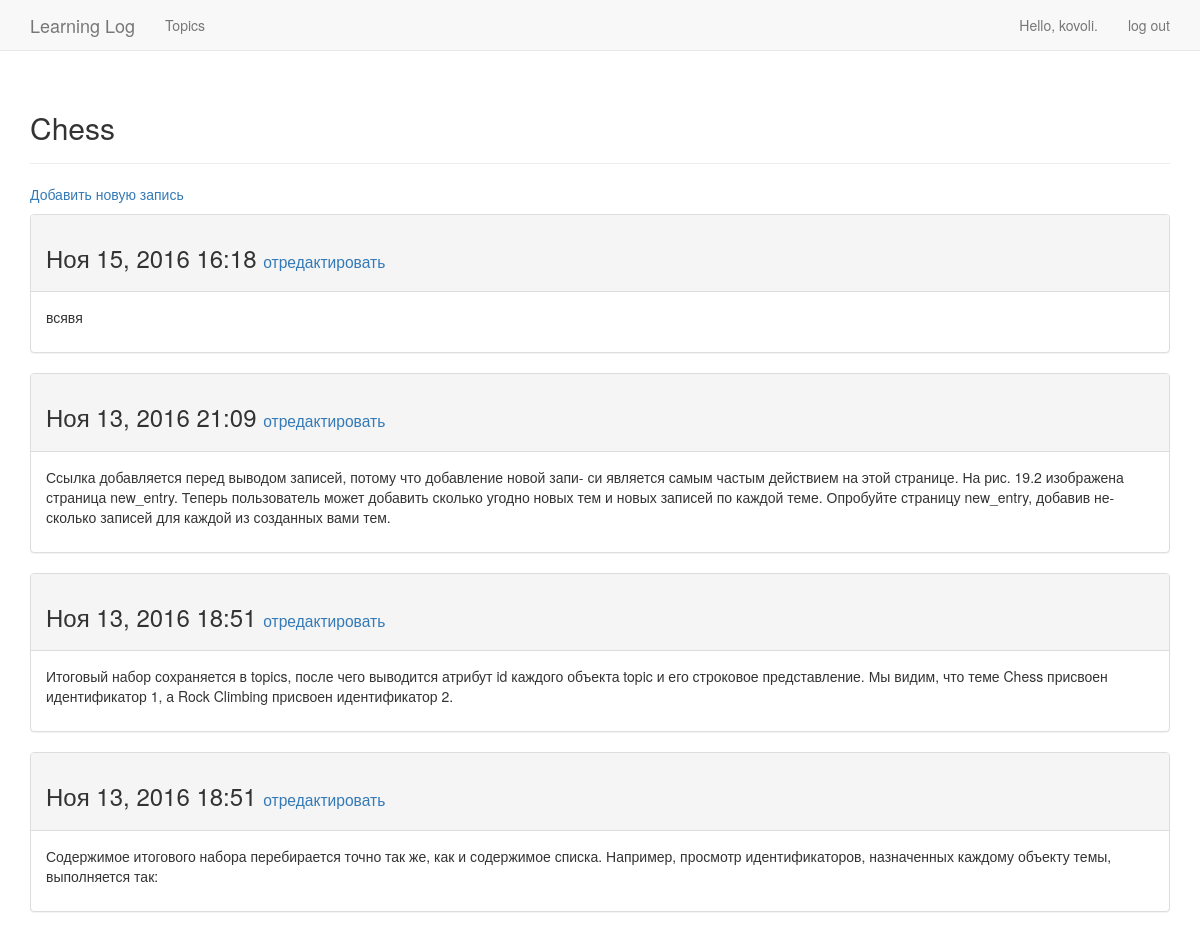
The page /topics/1/ (signed in) on the database its author committed.
### learning_logs/models.py (models this page shows, shortened)
class Topic(models.Model):
    text = models.CharField(max_length=200)
    date_added = models.DateTimeField(auto_now_add=True)
    owner = models.ForeignKey(User)  #  owner, используемое в отношении внешнего ключа с моделью User.
    class Meta:
        verbose_name = 'Тема'
        verbose_name_plural = 'Темы'
    def __str__(self):
        return self.text

class Entry(models.Model):
    topic = models.ForeignKey(Topic)
    text = models.TextField()
    date_added = models.DateTimeField(auto_now_add=True)
    class Meta:
        verbose_name_plural = 'Записи'

### learning_logs/views.py (the view)
# urls.py: url(r'^topics/(?P<topic_id>\d+)/$', views.topic, name='topic'),
@login_required
def topic(request, topic_id):
    topic = Topic.objects.get(id=topic_id)
    if topic.owner != request.user:
        raise Http404
    entries = topic.entry_set.order_by('-date_added')
    context = {'topic': topic, 'entries': entries}
    return render(request, 'learning_logs/topic.html', context)

### learning_logs/templates/learning_logs/topic.html
{% extends 'learning_logs/base.html' %}
{% block header %}
  <h2>{{ topic }}</h2>
{% endblock header %}
{% block content %}
  <p>
    <a href="{% url 'learning_logs:new_entry' topic.id %}">Добавить новую запись</a>
  </p>
  {% for entry in entries %}
    <div class="panel panel-default">
      <div class="panel-heading">
        <h3>
          {{ entry.date_added|date:'M d, Y H:i' }}
          <small>
            <a href="{% url 'learning_logs:edit_entry' entry.id %}">
              отредактировать</a>
          </small>
        </h3>
      </div>
        <div class="panel-body">
            {{ entry.text|linebreaks }}
        </div>
    </div>
{% empty %}
    There are no entries for this topic yet.
  {% endfor %}
{% endblock content %}

### learning_logs/templates/learning_logs/base.html (shortened to what this page needs)
{% load bootstrap3 %}
<!DOCTYPE html>
<html lang="en">
  <head>
    {% bootstrap_css %}
</head>
  <body>
        <nav class="navbar navbar-default navbar-static-top">
            <div class="container">
                <div class="navbar-header">
                    <a class="navbar-brand" href="{% url 'learning_logs:index' %}">Learning Log</a>
                </div>
                <div id="navbar" class="navbar-collapse collapse">
                    <ul class="nav navbar-nav">
                        <li><a href="{% url 'learning_logs:topics' %}">Topics</a></li>
                    </ul>
                    <ul class="nav navbar-nav navbar-right">
                        {% if user.is_authenticated %}
                            <li><a>Hello, {{ user.username }}.</a></li>
                            <li><a href="{% url 'users:logout' %}">log out</a></li>
                        {% else %}
                            <li><a href="{% url 'users:register' %}">register</a></li>
                            <li><a href="{% url 'users:login' %}">log in</a></li>
                        {% endif %}
                    </ul>
                </div>
            </div>
        </nav>
            <div class="container">
                <div class="page-header">
                   {% block header %}{% endblock header %}
                </div>
                <div>
                    {% block content %}{% endblock content %}
                </div>
            </div>
  </body>
</html>

### rows shown on the page
Topic: text "Chess"
Entry: date_added "Ноя 15, 2016 16:18", text "всявя"
Entry: date_added "Ноя 13, 2016 21:09", text "Ссылка добавляется перед выводом записей, потому что добавление новой запи- си является самым частым действием на этой странице. На рис. 19.2 изображена страница new_entry. Теперь пользователь может добавить сколько угодно новых тем и новых записей по каждой теме. Опробуйте страницу new_entry, добавив не- сколько записей для каждой из созданных вами тем."
Entry: date_added "Ноя 13, 2016 18:51", text "Итоговый набор сохраняется в topics, после чего выводится атрибут id каждого объекта topic и его строковое представление. Мы видим, что теме Chess присвоен идентификатор 1, а Rock Climbing присвоен идентификатор 2."
Entry: date_added "Ноя 13, 2016 18:51", text "Содержимое итогового набора перебирается точно так же, как и содержимое списка. Например, просмотр идентификаторов, назначенных каждому объекту темы, выполняется так:"

### other values the page prints
{{ user.username }} "kovoli"
